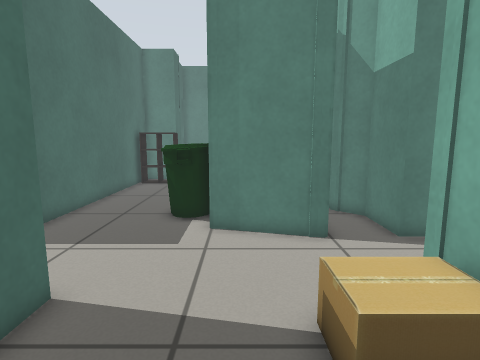
View 1 (above)

23 first-person views from a walk through a robot-simulator world made for Gazebo. The camera is 0.79 m above the floor, tilts 8° down and sees 80° across. The floor is counted in squares, 0.25 m on a side. Each view is taken from the middle of a square. On the plan, view 1 faces up. The plan holds only what a view shows up to about 20 squares ahead; the rest is blank. Robots are left out.

View 2
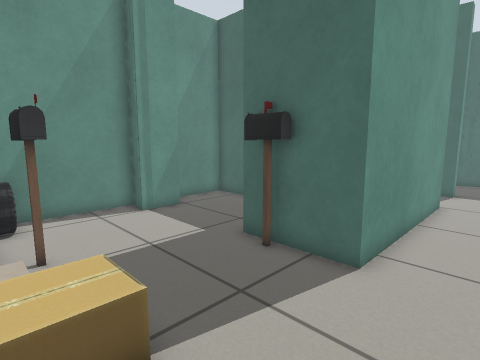

View 3
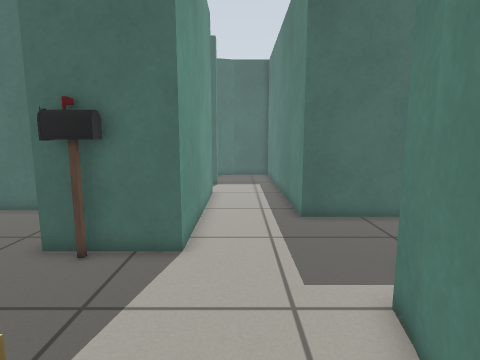

View 4
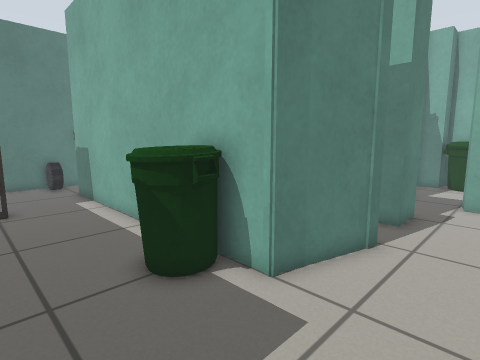

View 5
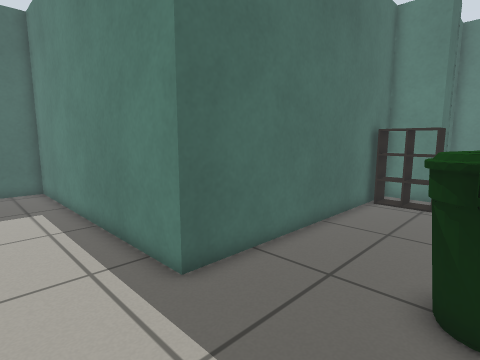

View 6
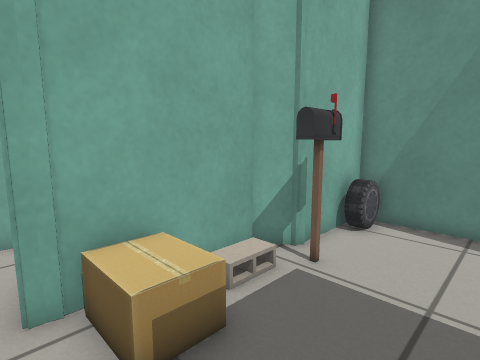

View 7
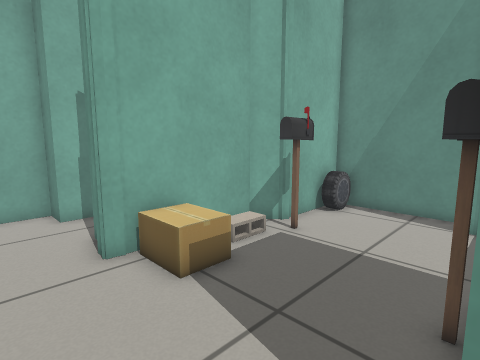

View 8
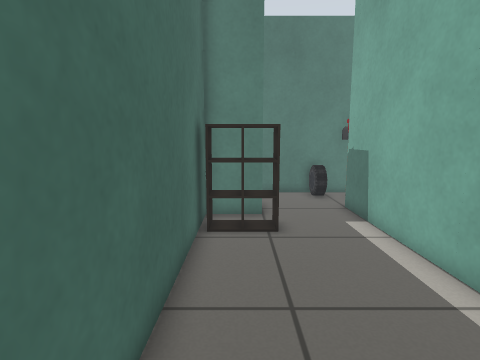

View 9
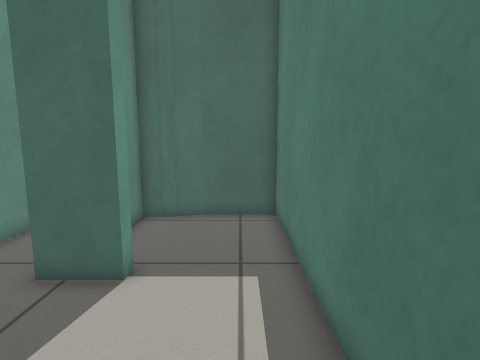

View 10
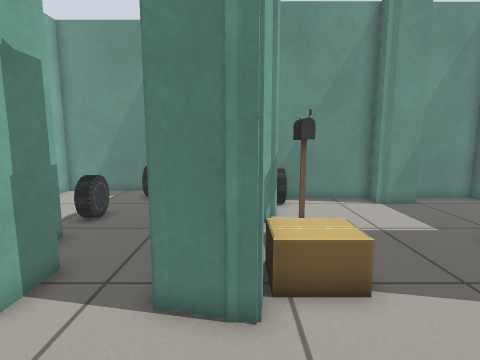

View 11
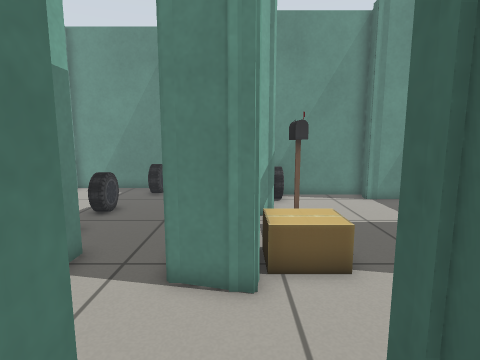

View 12
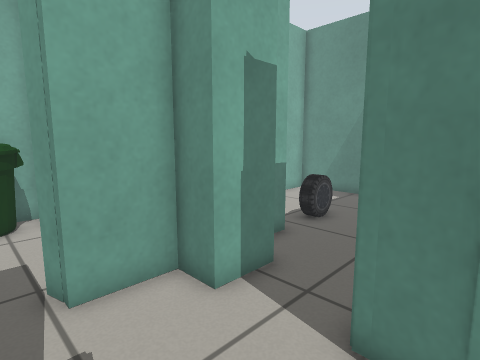

View 13
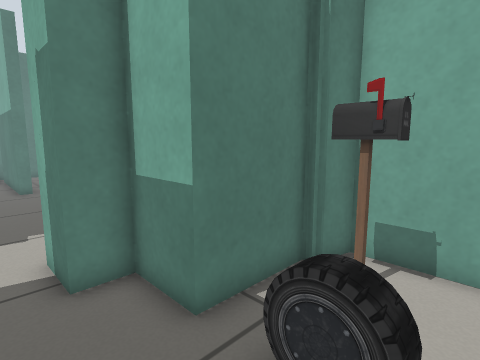

View 14
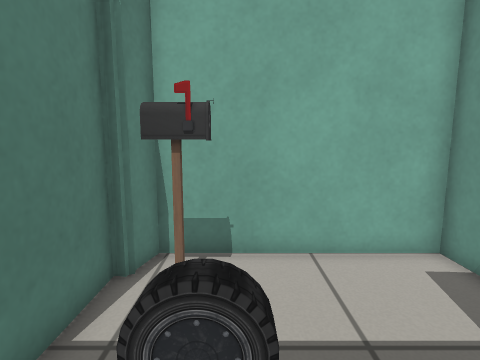

View 15
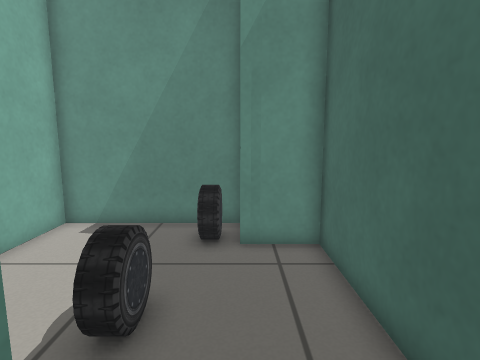

View 16
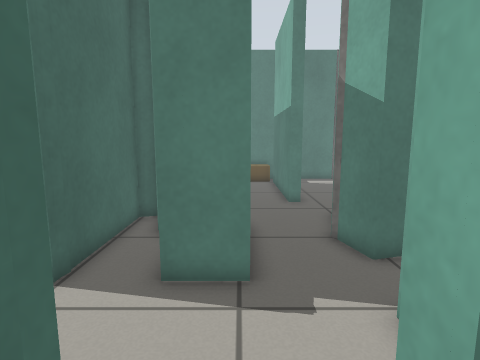

View 17
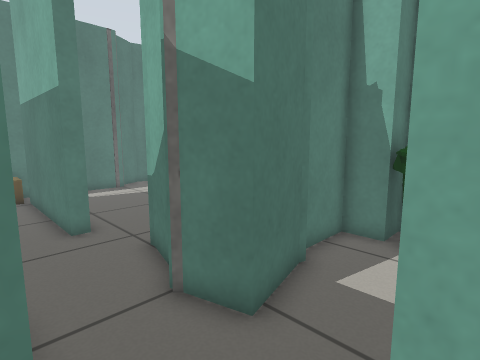

View 18
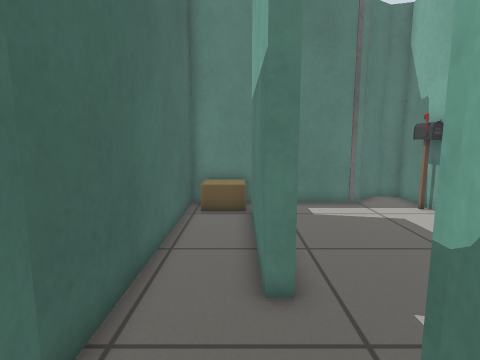

View 19
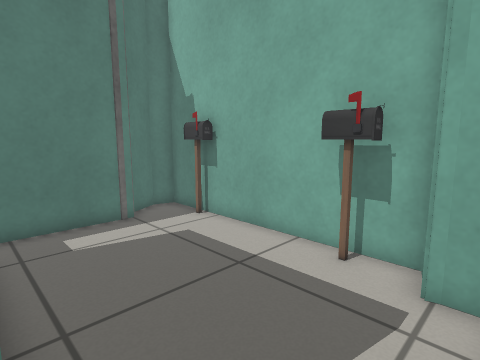

View 20
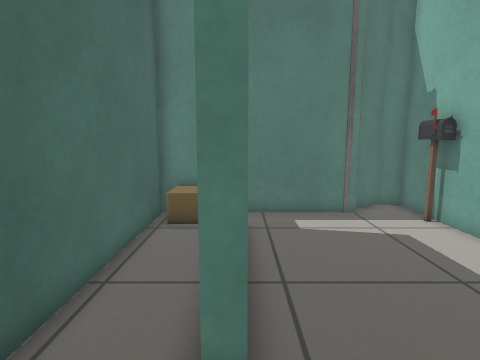

View 21
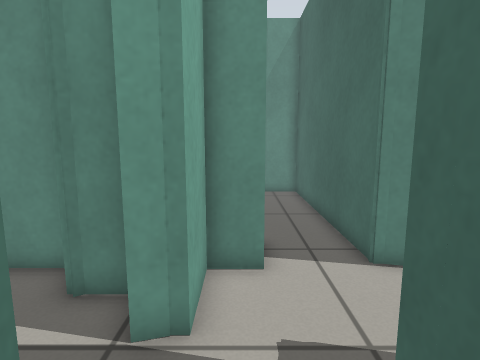

View 22
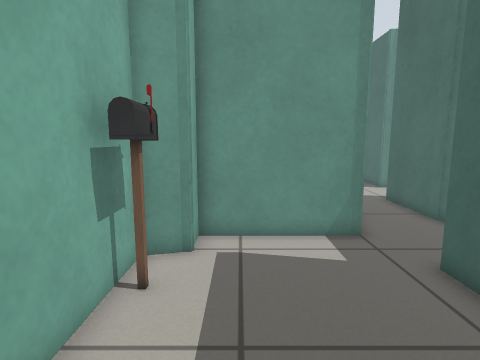

View 23
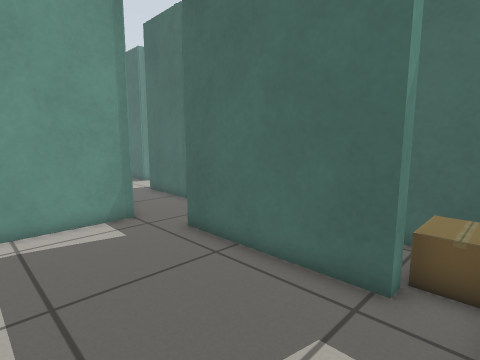

### Floor plan
Points are (right, up) in squares from view 1. A wall is a line through its corners. A room is listed if a view was taken in it or the views show most of it. See-through windows are left out.
Room 1 (views 1, 2, 3, 4, 5, 6, 7, 8, 9, 10, 11, 12)
walls: (-0.6, 9.9) (-1, 9.9) (-1, 24.4); (2.9, 8.9) (-1, 9.9); (-12.9, 5.4) (-3.8, 5.4) (-3.8, 1.2); (3.7, 5.5) (5.6, 5); (3.5, 4.8) (3.7, 5.4) (4.3, 5.4); (2.9, 14) (2.9, 9) (2.3, 9); (4.4, 12.3) (4.1, 13.1); (-8.6, -2) (-8.6, -5.4) (-5.6, -5.4); (2.5, -1.3) (3.6, -0.2) (3.6, 5.4); (-16.7, 5.4) (-16.1, 5.4) (-16.1, 3.4); (-4.9, -4) (-2.7, -4); (-3.4, -3.9) (-2.7, -4.1) (-3.1, -5.4) (2.6, -5.4) (2.6, -0.9); (7.2, 9) (5.2, 9) (5.2, 11.6) (4.4, 12.4); (-2.8, -4.1) (-2.8, -4.7); (-4.7, 21.8) (-4.7, 20.5) (-7.2, 20.5); (-5.9, 21.8) (-5.9, 20.5); (-7.5, 22) (-7.5, 9.5) (-21.9, 9.5) (-21.9, 6.4); (-19.5, 0.6) (-18.5, 0.6); (-21.5, 5.5) (-21.5, 4) (-20.2, 4); (-21.9, 6.6) (-21.4, 4.9); (-5, 25) (-5, 22.9); (0.5, 28.1) (-5.4, 28.1) (-5.4, 27.1)
ways out: opening at (5.5, 7) to room 3
objects: postbox (-3, 2) to (-3, 3); bin (-3, 11) to (-2, 13); car (-2, 26) to (-1, 27); other object (0, 26) to (0, 27); postbox (1, -1) to (2, 0); cardboard box (1, 3) to (3, 5); car (2, -5) to (2, -3); cinder block (3, 1)
Room 2 (views 13, 14, 15, 16)
walls: (7.9, -7.6) (14.7, -7.6) (14.7, 0.3) (13.4, 0.6) (13.3, 0.9) (9.8, 0.9) (9.8, 3.3) (8.4, 3.3) (8.4, 5.4); (5.6, 5) (5.6, -5.4) (8, -5.4)
ways out: opening at (7, 5) to room 3
objects: car (9, -7) to (9, -5); car (10, -2) to (10, -1); postbox (13, -1) to (13, 0)
Room 3 (views 17, 18, 21)
walls: (9.8, 7.7) (10.7, 7.9); (11.3, 6.5) (12.6, 6.5); (13.2, 10.9) (10.5, 10.2) (10, 12.3); (13.3, 5.4) (14.8, 5.4); (8.4, 5.4) (9.8, 5.4) (9.8, 7.7) (10.3, 7.7); (7.2, 13.1) (7.2, 9); (7.1, 13.3) (7.3, 12.4); (17.7, 6.8) (17.7, 9.9) (16.3, 9.9) (16.3, 11.3) (14, 11.3)
ways out: opening at (5.5, 7) to room 1; opening at (7, 5) to room 2; opening at (8.5, 12.5) to room 4
objects: bin (15, 8) to (17, 9)
Room 4 (views 19, 20, 22, 23)
walls: (10.1, 17.4) (9.5, 17.4) (9.5, 24.4) (10.1, 24.4) (10.1, 17.4); (16.3, 16.1) (17.7, 16.5) (17.7, 27.5); (15.1, 26.2) (6.6, 26.2) (6.6, 15); (15.1, 26.3) (14.4, 26.1); (10.6, 13) (11.1, 14.8) (16.3, 14.8) (16.3, 16.2) (16.8, 16.2); (6.6, 15.2) (7.1, 13.3); (16.7, 27.7) (15.4, 26.9)
ways out: opening at (8.5, 12.5) to room 3
objects: cardboard box (7, 24) to (9, 26); postbox (17, 18) to (17, 19); postbox (17, 24) to (17, 25)

Where each view was taken, in squares from view 1:
view 1: 0 up, 0 right, facing up
view 2: 8 up, 3 right, facing down-left
view 3: 7 up, 4 right, facing left
view 4: 6 up, 6 left, facing up-right
view 5: 6 up, 2 left, facing up-left
view 6: 6 up, 2 left, facing down-right
view 7: 8 up, 4 left, facing down-right
view 8: 11 up, 6 left, facing up
view 9: 8 up, 10 left, facing left
view 10: 10 up, 4 right, facing down
view 11: 11 up, 4 right, facing down
view 12: 9 up, 4 right, facing down-right
view 13: 3 down, 7 right, facing up-right
view 14: 2 down, 7 right, facing right
view 15: 3 up, 8 right, facing down
view 16: 3 up, 7 right, facing up
view 17: 7 up, 7 right, facing up-right
view 18: 12 up, 9 right, facing up
view 19: 15 up, 10 right, facing up-right
view 20: 14 up, 10 right, facing up
view 21: 12 up, 9 right, facing down
view 22: 24 up, 15 right, facing down
view 23: 26 up, 16 right, facing down-left
